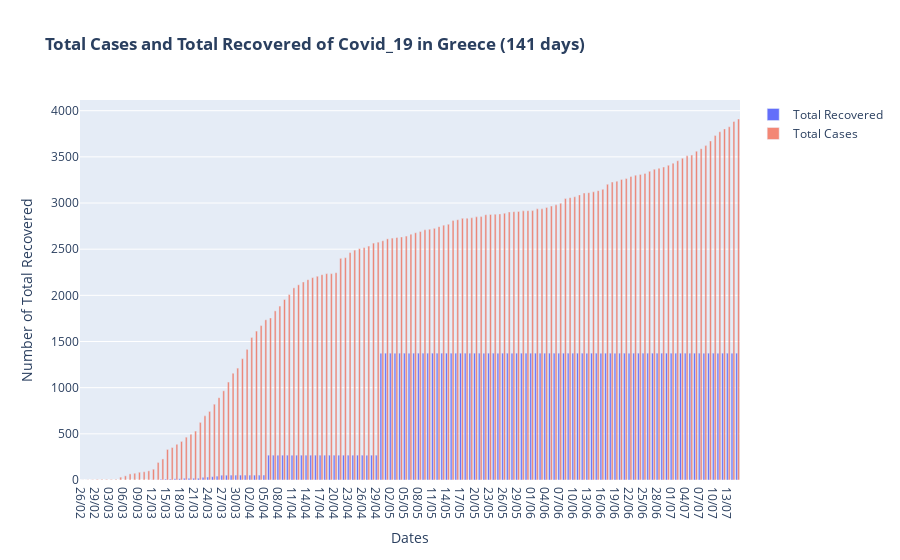

Here is the notebook cell this chart was saved with:
### Markdown cell above
## Total Cases and Total Recovered

### Code cell
# Figure with secondary y-axis
fig = make_subplots(specs=[[{"secondary_y": False}]])

# Traces - Bars and line
fig.add_trace(
    go.Bar(x=df.index, y=df['Total Recovered'], name='Total Recovered'),
)

fig.add_trace(
    go.Bar(x=df.index, y=df['Total Cases'], name='Total Cases', opacity=0.7),
)

# Figure Title
fig.update_layout(
    title_text='<b>Total Cases and Total Recovered of Covid_19 in Greece ('+str(len(df['Total Cases']))+' days)</b>'
)

# x-axis and y-axes titles
fig.update_xaxes(title_text='Dates')
fig.update_yaxes(title_text='Number of Total Cases')
fig.update_yaxes(title_text='Number of Total Recovered')

fig.update_layout(hovermode='x unified')

fig.show()

### Figure 1 — Plotly figure (JSON) as saved in the notebook; plotly's stock layout.template omitted (floating-point values rounded to 4 significant figures; data arrays with more than 128 entries replaced by an {"elided": "..."} marker saying what was removed)
{"data": [{"name": "Total Recovered", "type": "bar", "x": {"elided": "141 str values"}, "y": {"elided": "141 int values"}}, {"name": "Total Cases", "opacity": 0.7, "type": "bar", "x": {"elided": "141 str values"}, "y": {"elided": "141 int values"}}], "layout": {"hovermode": "x unified", "title": {"text": "<b>Total Cases and Total Recovered of Covid_19 in Greece (141 days)</b>"}, "xaxis": {"anchor": "y", "domain": [0, 1], "title": {"text": "Dates"}}, "yaxis": {"anchor": "x", "domain": [0, 1], "title": {"text": "Number of Total Recovered"}}}}
